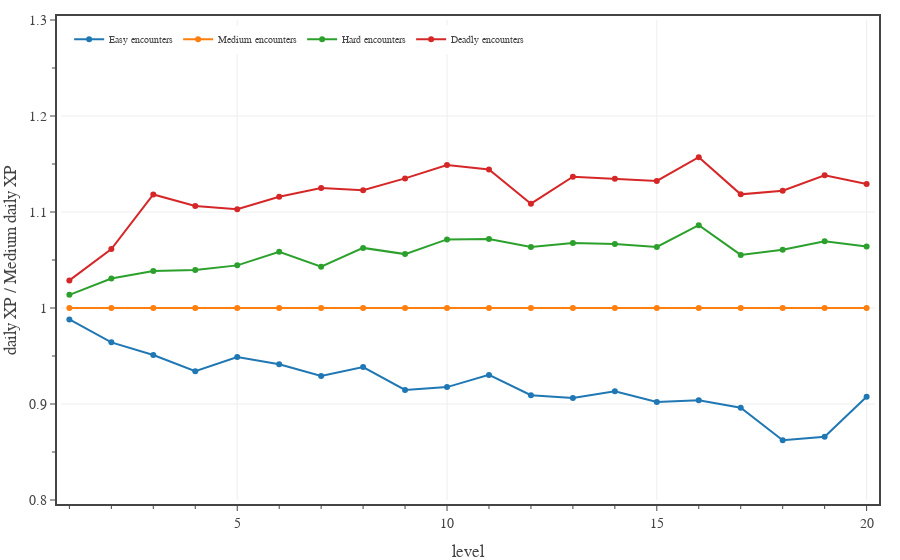

Notebook code cell kept with this figure:
### Code cell
# Plots average daily XP for PCs relative to Medium adventuring day, calculated for a full adventuring day with two short rests.
levels = np.array(range(1,21,1))

fig = go.Figure(
    layout=go.Layout(
        template=TFB_TEMPLATE,
        xaxis=dict(
            title_text='level',
            range=[0.8, 20.2],
            tick0=0, dtick=5,
            minor=dict(tick0=0, dtick=1),
        ),
        yaxis=dict(
            title_text='daily XP / Medium daily XP',
            range=[0.8, 1.3],
            tick0=0, dtick=0.1,
            minor=dict(tick0=0, dtick=0.05),
        ),
        legend=dict(
            yanchor='top',  y=0.99,
            xanchor='left', x=0.01,
            orientation='h',
        )
    )
)

enc_XP_budget = np.array(ENCOUNTER_DIFFICULTIES['Daily']['XP'])
diffs = {
    'Easy': {
        'daily XP': np.zeros(20)
    },
    'Medium': {
        'daily XP': np.zeros(20)
    },
    'Hard': {
        'daily XP': np.zeros(20)
    },
    'Deadly': {
        'daily XP': np.zeros(20)
    }
}
for d in diffs:
    diff = diffs[d]
    ediff = ENCOUNTER_DIFFICULTIES[d]
    pc_data_file = f'../xp-and-player-characters/pc data - {d} 2 short rests.json'

    with open(pc_data_file, 'r') as fin:
        pc_data = json.load(fin)

    enc_XP = np.zeros(20)
    for pc_class in PC_CLASSES:
        enc_XP += np.array([x['XP mean'] for x in pc_data[pc_class]])
    enc_XP /= len(PC_CLASSES)
    diff['daily XP'] = enc_XP/enc_XP_budget

for d in diffs:
    y = diffs[d]['daily XP']/diffs['Medium']['daily XP']
    fig.add_trace(go.Scatter(
        x=levels, 
        y=y,
        mode='markers+lines', 
        #line=dict(color='black', dash='dash'),
        name=d+' encounters',
        showlegend=True,
        hovertemplate=
            '<b>' + d + ' encounters</b><br>'+
            'lvl %{x}<br>'+
            'XP ratio %{y:.2f}'+
            '<extra></extra>'
    ))
    print(d, y.mean(), np.median(y))

# show figure
fig.show(config=TFB_CONFIG)

# save small format figure
if SAVEFIGS:
    file_name = f'./fig-daily-xp-ratio-vs-level-large.html'
    fig_html = fig.to_html(
        include_plotlyjs=False, 
        full_html=False, 
        config=TFB_CONFIG
    )
    fig_soup = BeautifulSoup(fig_html, 'html.parser')
    fig_soup.div['class'] = 'plotly-div-large'
    with open(file_name, 'wb') as fout:
        fout.write(fig_soup.prettify('utf-8'))

# save small format figure
if SAVEFIGS:
    fig.update_traces(marker=dict(size=4))
    fig.update_layout(font=dict(size=10))
    file_name = f'./fig-daily-xp-ratio-vs-level-small.html'
    fig_html = fig.to_html(
        include_plotlyjs=False, 
        full_html=False, 
        config=TFB_CONFIG
    )
    fig_soup = BeautifulSoup(fig_html, 'html.parser')
    fig_soup.div['class'] = 'plotly-div-small'
    with open(file_name, 'wb') as fout:
        fout.write(fig_soup.prettify('utf-8'))

### Figure 1 — Plotly figure (JSON) as saved in the notebook; plotly's stock layout.template omitted (floating-point values rounded to 4 significant figures)
{"data": [{"hovertemplate": "<b>Easy encounters</b><br>lvl %{x}<br>XP ratio %{y:.2f}<extra></extra>", "mode": "markers+lines", "name": "Easy encounters", "showlegend": true, "type": "scatter", "x": [1, 2, 3, 4, 5, 6, 7, 8, 9, 10, 11, 12, 13, 14, 15, 16, 17, 18, 19, 20], "y": [0.9881, 0.9642, 0.951, 0.9342, 0.9489, 0.9413, 0.9292, 0.9385, 0.9146, 0.9176, 0.9303, 0.9092, 0.9063, 0.9132, 0.902, 0.9039, 0.8961, 0.8622, 0.8659, 0.9076]}, {"hovertemplate": "<b>Medium encounters</b><br>lvl %{x}<br>XP ratio %{y:.2f}<extra></extra>", "mode": "markers+lines", "name": "Medium encounters", "showlegend": true, "type": "scatter", "x": [1, 2, 3, 4, 5, 6, 7, 8, 9, 10, 11, 12, 13, 14, 15, 16, 17, 18, 19, 20], "y": [1, 1, 1, 1, 1, 1, 1, 1, 1, 1, 1, 1, 1, 1, 1, 1, 1, 1, 1, 1]}, {"hovertemplate": "<b>Hard encounters</b><br>lvl %{x}<br>XP ratio %{y:.2f}<extra></extra>", "mode": "markers+lines", "name": "Hard encounters", "showlegend": true, "type": "scatter", "x": [1, 2, 3, 4, 5, 6, 7, 8, 9, 10, 11, 12, 13, 14, 15, 16, 17, 18, 19, 20], "y": [1.014, 1.031, 1.038, 1.04, 1.044, 1.059, 1.043, 1.063, 1.056, 1.071, 1.072, 1.064, 1.068, 1.067, 1.064, 1.086, 1.055, 1.061, 1.07, 1.064]}, {"hovertemplate": "<b>Deadly encounters</b><br>lvl %{x}<br>XP ratio %{y:.2f}<extra></extra>", "mode": "markers+lines", "name": "Deadly encounters", "showlegend": true, "type": "scatter", "x": [1, 2, 3, 4, 5, 6, 7, 8, 9, 10, 11, 12, 13, 14, 15, 16, 17, 18, 19, 20], "y": [1.029, 1.061, 1.118, 1.106, 1.103, 1.116, 1.125, 1.123, 1.135, 1.149, 1.144, 1.109, 1.137, 1.135, 1.132, 1.157, 1.118, 1.122, 1.138, 1.129]}], "layout": {"legend": {"orientation": "h", "x": 0.01, "xanchor": "left", "y": 0.99, "yanchor": "top"}, "xaxis": {"dtick": 5, "minor": {"dtick": 1, "tick0": 0}, "range": [0.8, 20.2], "tick0": 0, "title": {"text": "level"}}, "yaxis": {"dtick": 0.1, "minor": {"dtick": 0.05, "tick0": 0}, "range": [0.8, 1.3], "tick0": 0, "title": {"text": "daily XP / Medium daily XP"}}}}
